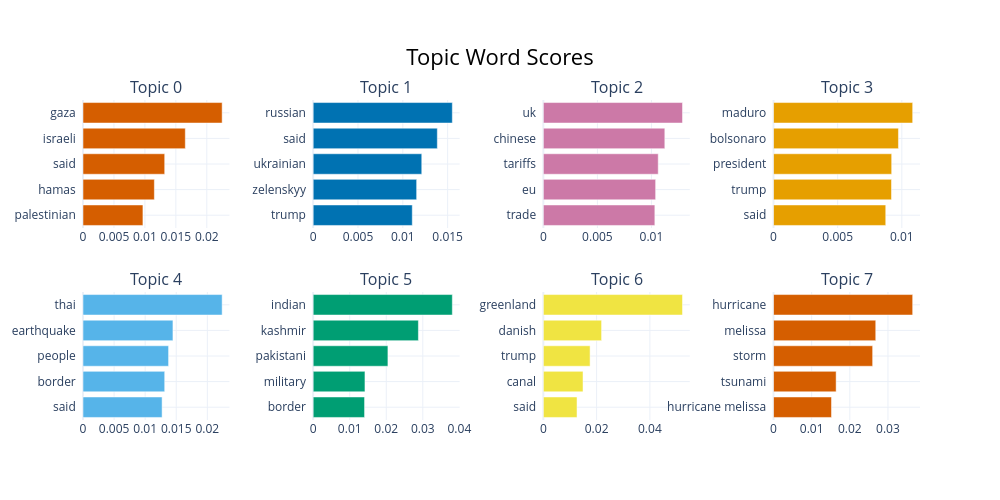

Notebook code for this chart:
### Markdown cell above
# Visualization

### Code cell
topic_model.visualize_barchart()

### Figure 1 — Plotly figure (JSON) as saved in the notebook; plotly's stock layout.template omitted (floating-point values rounded to 4 significant figures)
{"data": [{"marker": {"color": "#D55E00"}, "orientation": "h", "type": "bar", "x": [0.009681, 0.01153, 0.0132, 0.01653, 0.02248], "xaxis": "x", "y": ["palestinian  ", "hamas  ", "said  ", "israeli  ", "gaza  "], "yaxis": "y"}, {"marker": {"color": "#0072B2"}, "orientation": "h", "type": "bar", "x": [0.01106, 0.01154, 0.01211, 0.01385, 0.01552], "xaxis": "x2", "y": ["trump  ", "zelenskyy  ", "ukrainian  ", "said  ", "russian  "], "yaxis": "y2"}, {"marker": {"color": "#CC79A7"}, "orientation": "h", "type": "bar", "x": [0.01031, 0.01039, 0.01063, 0.01124, 0.01287], "xaxis": "x3", "y": ["trade  ", "eu  ", "tariffs  ", "chinese  ", "uk  "], "yaxis": "y3"}, {"marker": {"color": "#E69F00"}, "orientation": "h", "type": "bar", "x": [0.008746, 0.009194, 0.009208, 0.009736, 0.01085], "xaxis": "x4", "y": ["said  ", "trump  ", "president  ", "bolsonaro  ", "maduro  "], "yaxis": "y4"}, {"marker": {"color": "#56B4E9"}, "orientation": "h", "type": "bar", "x": [0.01273, 0.01314, 0.01377, 0.01447, 0.02239], "xaxis": "x5", "y": ["said  ", "border  ", "people  ", "earthquake  ", "thai  "], "yaxis": "y5"}, {"marker": {"color": "#009E73"}, "orientation": "h", "type": "bar", "x": [0.01406, 0.01417, 0.02045, 0.02879, 0.03808], "xaxis": "x6", "y": ["border  ", "military  ", "pakistani  ", "kashmir  ", "indian  "], "yaxis": "y6"}, {"marker": {"color": "#F0E442"}, "orientation": "h", "type": "bar", "x": [0.01264, 0.0149, 0.01755, 0.02187, 0.05225], "xaxis": "x7", "y": ["said  ", "canal  ", "trump  ", "danish  ", "greenland  "], "yaxis": "y7"}, {"marker": {"color": "#D55E00"}, "orientation": "h", "type": "bar", "x": [0.0152, 0.01641, 0.02599, 0.0268, 0.03648], "xaxis": "x8", "y": ["hurricane melissa  ", "tsunami  ", "storm  ", "melissa  ", "hurricane  "], "yaxis": "y8"}], "layout": {"annotations": [{"font": {"size": 16}, "showarrow": false, "text": "Topic 0", "x": 0.0875, "xanchor": "center", "xref": "paper", "y": 1, "yanchor": "bottom", "yref": "paper"}, {"font": {"size": 16}, "showarrow": false, "text": "Topic 1", "x": 0.3625, "xanchor": "center", "xref": "paper", "y": 1, "yanchor": "bottom", "yref": "paper"}, {"font": {"size": 16}, "showarrow": false, "text": "Topic 2", "x": 0.6375, "xanchor": "center", "xref": "paper", "y": 1, "yanchor": "bottom", "yref": "paper"}, {"font": {"size": 16}, "showarrow": false, "text": "Topic 3", "x": 0.9125, "xanchor": "center", "xref": "paper", "y": 1, "yanchor": "bottom", "yref": "paper"}, {"font": {"size": 16}, "showarrow": false, "text": "Topic 4", "x": 0.0875, "xanchor": "center", "xref": "paper", "y": 0.4, "yanchor": "bottom", "yref": "paper"}, {"font": {"size": 16}, "showarrow": false, "text": "Topic 5", "x": 0.3625, "xanchor": "center", "xref": "paper", "y": 0.4, "yanchor": "bottom", "yref": "paper"}, {"font": {"size": 16}, "showarrow": false, "text": "Topic 6", "x": 0.6375, "xanchor": "center", "xref": "paper", "y": 0.4, "yanchor": "bottom", "yref": "paper"}, {"font": {"size": 16}, "showarrow": false, "text": "Topic 7", "x": 0.9125, "xanchor": "center", "xref": "paper", "y": 0.4, "yanchor": "bottom", "yref": "paper"}], "height": 500, "hoverlabel": {"bgcolor": "white", "font": {"family": "Rockwell", "size": 16}}, "showlegend": false, "title": {"font": {"color": "Black", "size": 22}, "text": "Topic Word Scores", "x": 0.5, "xanchor": "center", "yanchor": "top"}, "width": 1000, "xaxis": {"anchor": "y", "domain": [0, 0.175], "showgrid": true}, "xaxis2": {"anchor": "y2", "domain": [0.275, 0.45], "showgrid": true}, "xaxis3": {"anchor": "y3", "domain": [0.55, 0.725], "showgrid": true}, "xaxis4": {"anchor": "y4", "domain": [0.825, 1], "showgrid": true}, "xaxis5": {"anchor": "y5", "domain": [0, 0.175], "showgrid": true}, "xaxis6": {"anchor": "y6", "domain": [0.275, 0.45], "showgrid": true}, "xaxis7": {"anchor": "y7", "domain": [0.55, 0.725], "showgrid": true}, "xaxis8": {"anchor": "y8", "domain": [0.825, 1], "showgrid": true}, "yaxis": {"anchor": "x", "domain": [0.6, 1], "showgrid": true}, "yaxis2": {"anchor": "x2", "domain": [0.6, 1], "showgrid": true}, "yaxis3": {"anchor": "x3", "domain": [0.6, 1], "showgrid": true}, "yaxis4": {"anchor": "x4", "domain": [0.6, 1], "showgrid": true}, "yaxis5": {"anchor": "x5", "domain": [0, 0.4], "showgrid": true}, "yaxis6": {"anchor": "x6", "domain": [0, 0.4], "showgrid": true}, "yaxis7": {"anchor": "x7", "domain": [0, 0.4], "showgrid": true}, "yaxis8": {"anchor": "x8", "domain": [0, 0.4], "showgrid": true}}}
